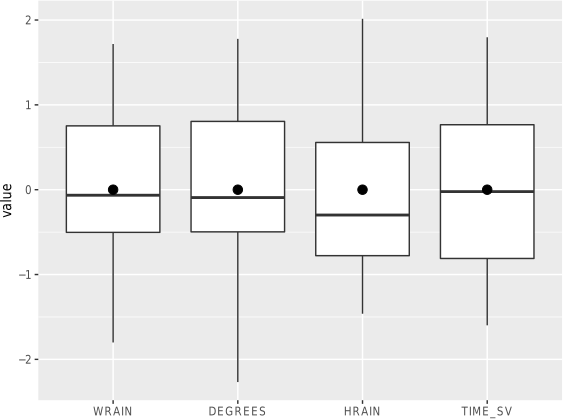

R code for this plot:
pdf(file = "08-r-boxplot-scaled.pdf", width = 6, height = 4.5)

library(tidyverse)
my_url <- str_c("https://raw.githubusercontent.com/taroyabuki",
                "/fromzero/master/data/wine.csv")
my_data <- read_csv(my_url)

my_data %>%
  mutate_if(is.numeric, scale) %>% # 数値の列の標準化
  pivot_longer(-LPRICE2) %>%
  ggplot(aes(x = factor(name, levels = names(my_data[, -1])),
             y = value)) +
  geom_boxplot() +
  stat_summary(fun = mean, geom = "point", size = 3) +
  xlab(NULL)
